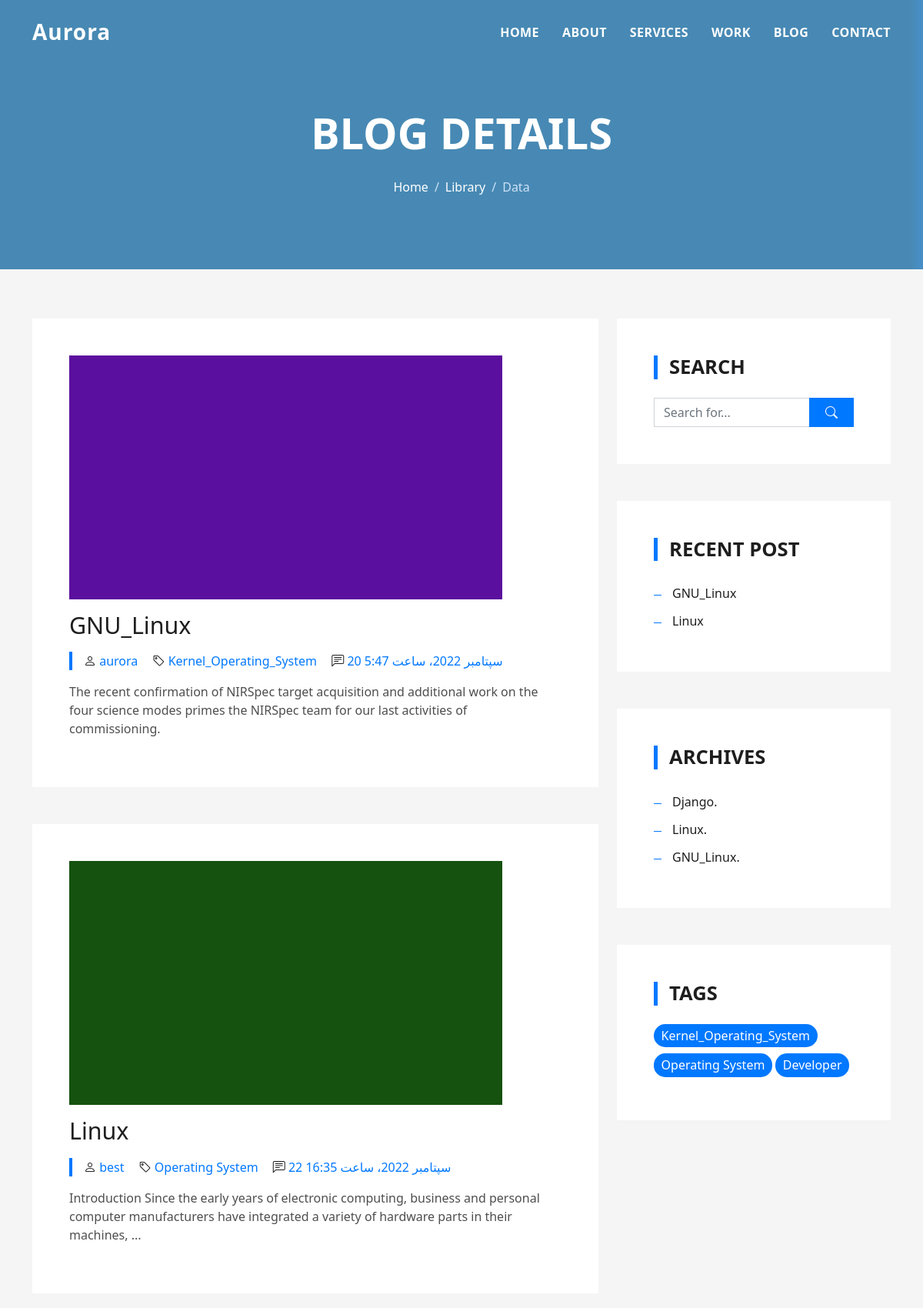
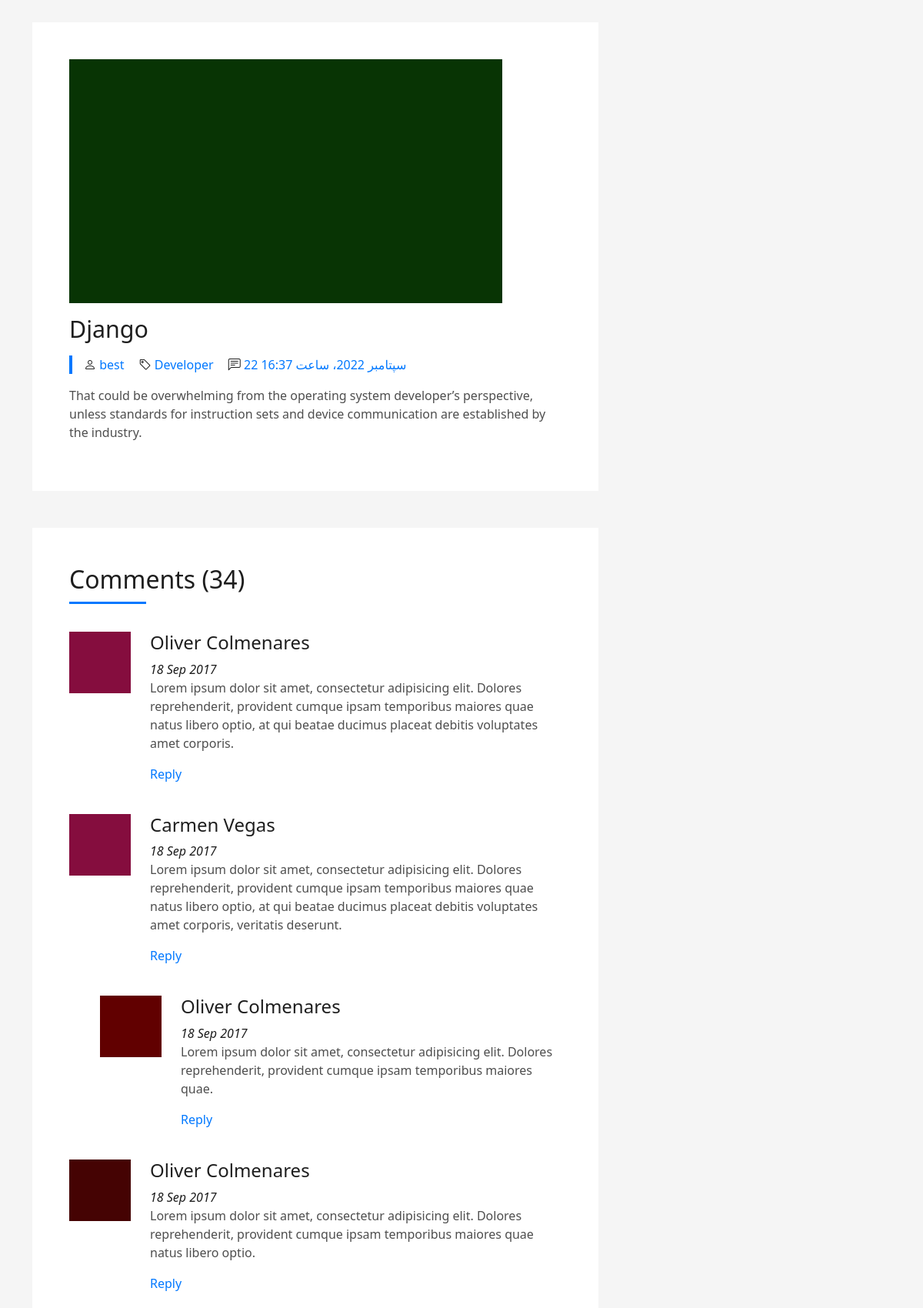
Screenshot of /blog/ (upper part) with the database file from the repository (2 pictures, top to bottom).
### blog/models.py (models this page shows, shortened)
class Article(models.Model):
    author = models.ForeignKey(User, on_delete=models.CASCADE)
    category = models.ManyToManyField(Category)
    title = models.CharField(max_length=30)
    sub_title = models.CharField(max_length=60)
    description = models.TextField()
    image = models.ImageField(upload_to="blog_picturr")
    sub_image = models.ImageField(upload_to="blog_picture")
    create_date = models.DateTimeField(default=timezone)
    class Meta:
        verbose_name = "مقاله"
        verbose_name_plural = "مقالات"

### home/models.py (models this page shows)
class Category(models.Model):
    title = models.CharField(max_length=40)
    created = models.DateTimeField(auto_now_add=True)
    def __str__(self):
        return self.title
    class Meta:
        verbose_name = "دسته بندی"
        verbose_name_plural = "دسته بندی ها"

### blog/views.py (the view)
# urls.py: 2. Add a URL to urlpatterns:  path('blog/', include('blog.urls'))
def blog(request):
    blog_details = Article.objects.all()
    recent_article = Article.objects.all()[:2]
    archive_article = Article.objects.all().order_by('-create_date',)
    tag = Article.objects.all()
    return render(request, "blog/blog_single.html", {"blog_details": blog_details,
    "recent_article": recent_article,
    "archive_article": archive_article,
    "tag": tag})

### blog/templates/blog/blog_single.html (shortened to what this page needs)
{% load static %}
<!DOCTYPE html>
<lang lang="en">
<head>
  <link href="{% static 'vendor/bootstrap/css/bootstrap.min.css' %}" rel="stylesheet">
  <link href="{% static 'vendor/bootstrap-icons/bootstrap-icons.css' %}" rel="stylesheet">
  <link href="{% static 'vendor/glightbox/css/glightbox.min.css' %}" rel="stylesheet">
  <link href="{% static 'vendor/swiper/swiper-bundle.min.css' %}" rel="stylesheet">
  <link href="{% static 'css/style.css' %}" rel="stylesheet">
</head>
<body>
  <header id="header" class="fixed-top">
    <div class="container d-flex align-items-center justify-content-between">
      <h1 class="logo"><a href="index.html">Aurora</a></h1>
      <nav id="navbar" class="navbar">
        <ul>
          <li><a class="nav-link scrollto " href="{% url 'home:main' %}">Home</a></li>
          <li><a class="nav-link scrollto" href="{% url 'home:main' %}">About</a></li>
          <li><a class="nav-link scrollto" href="{% url 'portfolio:work' %}">Services</a></li>
          <li><a class="nav-link scrollto " href="{% url 'home:main' %}">Work</a></li>
          <li><a class="nav-link scrollto " href="{% url 'blog:blog_article' %}">Blog</a></li>
          <li><a class="nav-link scrollto" href="#contact">Contact</a></li>
        </ul>
      </nav>
    </div>
  </header>
  <div class="hero hero-single route bg-image" style="background-image: url('{% static "img/20.png" %}')">
    <div class="overlay-mf"></div>
    <div class="hero-content display-table">
      <div class="table-cell">
        <div class="container">
          <h2 class="hero-title mb-4">Blog Details</h2>
          <ol class="breadcrumb d-flex justify-content-center">
            <li class="breadcrumb-item">
              <a href="{% url 'home:main' %}">Home</a>
            </li>
            <li class="breadcrumb-item">
              <a href="#">Library</a>
            </li>
            <li class="breadcrumb-item active">Data</li>
          </ol>
        </div>
      </div>
    </div>
  </div>
  <main id="main">
    <section class="blog-wrapper sect-pt4" id="blog">
      <div class="container">
        <div class="row">
          <div class="col-md-8">
            {% for item in blog_details %}
            <div class="post-box">
              <div class="post-thumb">
                <img src="{{ item.image.url }}" class="img-fluid" alt="">
              </div>
              <div class="post-meta">
                <h1 class="article-title">{{ item.title }}</h1>
                <ul>
                  <li>
                    <span class="bi bi-person"></span>
                    <a href="#">{{ item.author }}</a>
                  </li>
                  <li>
                    <span class="bi bi-tag"></span>
                    <a href="#">{{ item.category.first }}</a>
                  </li>
                  <li>
                    <span class="bi bi-chat-left-text"></span>
                    <a href="#">{{ item.create_date }}</a>
                  </li>
                </ul>
              </div>
              <div class="article-content">
                <p>
                  {{ item.description }}
                </p>
              </div>
            </div>
            {% endfor %}
            <div class="box-comments">
              <div class="title-box-2">
                <h4 class="title-comments title-left">Comments (34)</h4>
              </div>
              <ul class="list-comments">
                <li>
                  <div class="comment-avatar">
                    <img src="{% static 'img/15.png' %}" alt="">
                  </div>
                  <div class="comment-details">
                    <h4 class="comment-author">Oliver Colmenares</h4>
                    <span>18 Sep 2017</span>
                    <p>
                      Lorem ipsum dolor sit amet, consectetur adipisicing elit. Dolores reprehenderit, provident cumque
                      ipsam temporibus maiores
                      quae natus libero optio, at qui beatae ducimus placeat debitis voluptates amet corporis.
                    </p>
                    <a href="3">Reply</a>
                  </div>
                </li>
                <li>
                  <div class="comment-avatar">
                    <img src="{% static 'img/15.png' %}" alt="">
                  </div>
                  <div class="comment-details">
                    <h4 class="comment-author">Carmen Vegas</h4>
                    <span>18 Sep 2017</span>
                    <p>
                      Lorem ipsum dolor sit amet, consectetur adipisicing elit. Dolores reprehenderit, provident cumque
                      ipsam temporibus maiores
                      quae natus libero optio, at qui beatae ducimus placeat debitis voluptates amet corporis,
                      veritatis deserunt.
                    </p>
                    <a href="3">Reply</a>
                  </div>
                </li>
                <li class="comment-children">
                  <div class="comment-avatar">
                    <img src="{% static 'img/16.png' %}" alt="">
                  </div>
                  <div class="comment-details">
                    <h4 class="comment-author">Oliver Colmenares</h4>
                    <span>18 Sep 2017</span>
                    <p>
                      Lorem ipsum dolor sit amet, consectetur adipisicing elit. Dolores reprehenderit, provident cumque
                      ipsam temporibus maiores
                      quae.
                    </p>
                    <a href="3">Reply</a>
                  </div>
                </li>
                <li>
                  <div class="comment-avatar">
                    <img src="{% static 'img/17.png' %}" alt="">
                  </div>
                  <div class="comment-details">
                    <h4 class="comment-author">Oliver Colmenares</h4>
                    <span>18 Sep 2017</span>
                    <p>
                      Lorem ipsum dolor sit amet, consectetur adipisicing elit. Dolores reprehenderit, provident cumque
                      ipsam temporibus maiores
                      quae natus libero optio.
                    </p>
                    <a href="3">Reply</a>
                  </div>
                </li>
              </ul>
            </div>
          </div>
          <div class="col-md-4">
            <div class="widget-sidebar sidebar-search">
              <h5 class="sidebar-title">Search</h5>
              <div class="sidebar-content">
                <form action="{% url 'blog:search_articles' %}">
                  <div class="input-group">
                    <input type="text" name="q" class="form-control" placeholder="Search for..." aria-label="Search for...">
                    <span class="input-group-btn">
                      <button class="btn btn-secondary btn-search" type="button">
                        <span class="bi bi-search"></span>
                      </button>
                    </span>
                  </div>
                </form>
              </div>
            </div>
            <div class="widget-sidebar">
              <h5 class="sidebar-title">Recent Post</h5>
              <div class="sidebar-content">
                <ul class="list-sidebar">
                  {% for article in recent_article %}
                  <li>
                    <a href="{% url 'blog:blog_article' %}">{{ article.title }}</a>
                  </li>
                  {% endfor %}
                </ul>
              </div>
            </div>
            <div class="widget-sidebar">
              <h5 class="sidebar-title">Archives</h5>
              <div class="sidebar-content">
                <ul class="list-sidebar">
                  {% for archive in archive_article %}
                  <li>
                    <a href="{% url 'blog:blog_article' %}">{{ archive.title }}.</a>
                  </li>
                  {% endfor %}
                </ul>
              </div>
            </div>
            <div class="widget-sidebar widget-tags">
              <h5 class="sidebar-title">Tags</h5>
              <div class="sidebar-content">
                <ul>
                  {% for tag in tag %}
                  <li>
                    <a href="{% url 'blog:blog_article' %}">{{ tag.category.first }}</a>
                  </li>
                  {% endfor %}
                </ul>
              </div>
            </div>
          </div>
        </div>
      </div>
    </section>
  </main>
</body>
</html>

### rows the page displays
Article: image (picture), title "GNU_Linux", author "aurora", category.first "Kernel_Operating_System", create_date "20 سپتامبر 2022، ساعت 5:47", description "The recent confirmation of NIRSpec target acquisition and additional work on the four science modes primes the NIRSpec team for our last activities of commissioning."
Article: image (picture), title "Linux", author "best", category.first "Operating System", create_date "22 سپتامبر 2022، ساعت 16:35", description "Introduction Since the early years of electronic computing, business and personal computer manufacturers have integrated a variety of hardware parts in their machines, ..."
Article: image (picture), title "Django", author "best", category.first "Developer", create_date "22 سپتامبر 2022، ساعت 16:37", description "That could be overwhelming from the operating system developer’s perspective, unless standards for instruction sets and device communication are established by the industry."
